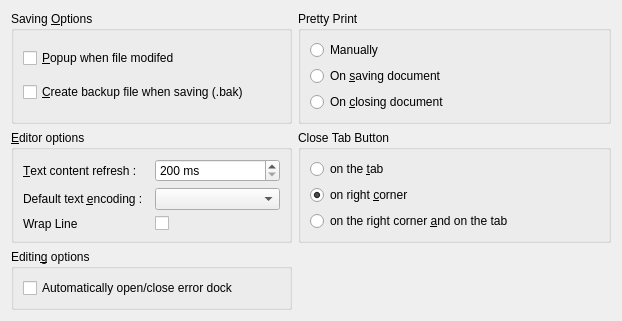
<?xml version="1.0" encoding="UTF-8"?>
<ui version="4.0">
 <class>CustomEditor</class>
 <widget class="QWidget" name="CustomEditor">
  <property name="geometry">
   <rect>
    <x>0</x>
    <y>0</y>
    <width>622</width>
    <height>306</height>
   </rect>
  </property>
  <property name="windowTitle">
   <string>Editor</string>
  </property>
  <layout class="QGridLayout" name="gridLayout_2">
   <item row="0" column="2" colspan="2">
    <widget class="QGroupBox" name="groupBox">
     <property name="title">
      <string>Pretty Print</string>
     </property>
     <layout class="QVBoxLayout" name="verticalLayout">
      <item>
       <widget class="QRadioButton" name="m_prettyPrintNeverRadioButton">
        <property name="whatsThis">
         <string>&lt;p&gt;When this option is selected, document can be re-indented by using the command in the menu.&lt;/p&gt;
&lt;p&gt;The document wil not be indented automatically.&lt;/p&gt;</string>
        </property>
        <property name="text">
         <string>Manually</string>
        </property>
       </widget>
      </item>
      <item>
       <widget class="QRadioButton" name="m_prettyPrintOnSavingRadioButton">
        <property name="whatsThis">
         <string>&lt;p&gt;If the box is checked, when saving the file, &lt;b&gt;XINX&lt;/b&gt; apply the pretty print function on the text. So the code is formating on saving file.&lt;/p&gt;
&lt;p&gt;&lt;i&gt;Saving file can be slower.&lt;/i&gt;&lt;/p&gt;</string>
        </property>
        <property name="text">
         <string>On &amp;saving document</string>
        </property>
       </widget>
      </item>
      <item>
       <widget class="QRadioButton" name="m_prettyPrintOnClosingRadioButton">
        <property name="whatsThis">
         <string>&lt;p&gt;If the box is checked, when closing the file, &lt;b&gt;XINX&lt;/b&gt; apply the pretty print function on the text, after a confirmation from the user. &lt;/p&gt;
&lt;p&gt;&lt;i&gt;Closing a file can be slower.&lt;/i&gt;&lt;/p&gt;</string>
        </property>
        <property name="text">
         <string>On &amp;closing document</string>
        </property>
       </widget>
      </item>
     </layout>
    </widget>
   </item>
   <item row="1" column="0" rowspan="2" colspan="2">
    <widget class="QGroupBox" name="groupBox_2">
     <property name="title">
      <string>&amp;Editor options</string>
     </property>
     <layout class="QGridLayout" name="gridLayout">
      <item row="0" column="0">
       <widget class="QLabel" name="label_21">
        <property name="text">
         <string>&amp;Text content refresh :</string>
        </property>
        <property name="buddy">
         <cstring>m_refreshContentTimeoutSpinBox</cstring>
        </property>
       </widget>
      </item>
      <item row="0" column="1">
       <widget class="QSpinBox" name="m_refreshContentTimeoutSpinBox">
        <property name="whatsThis">
         <string>Number of ms to wait before launching the parser and refresh the content view. This also the time after what the error are show. This timeout is reseted when the user hit your keyboard.</string>
        </property>
        <property name="suffix">
         <string> ms</string>
        </property>
        <property name="minimum">
         <number>200</number>
        </property>
        <property name="maximum">
         <number>10000</number>
        </property>
        <property name="singleStep">
         <number>10</number>
        </property>
       </widget>
      </item>
      <item row="1" column="0">
       <widget class="QLabel" name="label_15">
        <property name="text">
         <string>Default text &amp;encoding :</string>
        </property>
        <property name="buddy">
         <cstring>m_encodingComboBox</cstring>
        </property>
       </widget>
      </item>
      <item row="1" column="1">
       <widget class="QComboBox" name="m_encodingComboBox">
        <property name="whatsThis">
         <string>&lt;p&gt;Choose the default text encoding, when the text encoding can't be found.&lt;/p&gt;

&lt;p&gt;&lt;i&gt;Some editor, can redefined the text encoding (ie: XML and derivated editor). Encoding defined in the combobox is used by editor for JavaScript and other&lt;/i&gt;&lt;/p&gt;</string>
        </property>
       </widget>
      </item>
      <item row="2" column="1">
       <widget class="QCheckBox" name="m_wrapLineChk">
        <property name="whatsThis">
         <string>When this checkbox is checked, lines in editor are automatically wrap to fit on the screen. This remove the horizontal scrollbar.</string>
        </property>
        <property name="text">
         <string/>
        </property>
       </widget>
      </item>
      <item row="2" column="0">
       <widget class="QLabel" name="label">
        <property name="text">
         <string>Wrap Line</string>
        </property>
        <property name="buddy">
         <cstring>m_wrapLineChk</cstring>
        </property>
       </widget>
      </item>
     </layout>
    </widget>
   </item>
   <item row="1" column="2" rowspan="2" colspan="2">
    <widget class="QGroupBox" name="m_closeBtnGrp">
     <property name="title">
      <string>Close Tab Button</string>
     </property>
     <layout class="QGridLayout">
      <item row="0" column="0">
       <widget class="QRadioButton" name="m_closeBtnRadioButton">
        <property name="whatsThis">
         <string>&lt;p&gt;&lt;img src=&quot;:/images/tabclose.png&quot;/&gt;Show a button on the right corner of &lt;b&gt;XINX&lt;/b&gt;.&lt;/p&gt;</string>
        </property>
        <property name="text">
         <string>on the &amp;tab</string>
        </property>
       </widget>
      </item>
      <item row="1" column="0">
       <widget class="QRadioButton" name="m_cornerBtnRadioButton">
        <property name="whatsThis">
         <string>&lt;p&gt;&lt;img src=&quot;:/images/fileclose.png&quot;/&gt;Show a close button on each tab.&lt;/p&gt;</string>
        </property>
        <property name="text">
         <string>on right &amp;corner</string>
        </property>
        <property name="checked">
         <bool>true</bool>
        </property>
       </widget>
      </item>
      <item row="2" column="0">
       <widget class="QRadioButton" name="m_closeAndCornerBtnRadioButton">
        <property name="whatsThis">
         <string>&lt;p&gt;&lt;img src=&quot;:/images/tabclose.png&quot; /&gt;&lt;img src=&quot;:/images/fileclose.png&quot; /&gt;Show a button on the right corner of &lt;b&gt;XINX&lt;/b&gt; and another on each tab. This option is the concatenation of the two other options&lt;/p&gt;</string>
        </property>
        <property name="text">
         <string>on the right corner &amp;and on the tab</string>
        </property>
       </widget>
      </item>
     </layout>
    </widget>
   </item>
   <item row="3" column="3">
    <spacer name="spacer">
     <property name="orientation">
      <enum>Qt::Vertical</enum>
     </property>
     <property name="sizeHint" stdset="0">
      <size>
       <width>166</width>
       <height>64</height>
      </size>
     </property>
    </spacer>
   </item>
   <item row="0" column="0" colspan="2">
    <widget class="QGroupBox" name="groupBox_3">
     <property name="title">
      <string>Saving &amp;Options</string>
     </property>
     <layout class="QVBoxLayout" name="_2">
      <item>
       <widget class="QCheckBox" name="m_popupWhenFileModifiedCheckBox">
        <property name="whatsThis">
         <string>&lt;p&gt;Alert user when the file is modified by an extern application. The user has the choice to open the new file (&lt;u&gt;and loose his change&lt;/u&gt;) or keep current file.&lt;/p&gt;</string>
        </property>
        <property name="text">
         <string>&amp;Popup when file modifed</string>
        </property>
       </widget>
      </item>
      <item>
       <widget class="QCheckBox" name="m_createBakCheckBox">
        <property name="whatsThis">
         <string>&lt;p&gt;Create a backup file before saving the file. The backup file is stored in the same directory that the original file (and have extention &lt;code&gt;.bak&lt;/code&gt;). &lt;/p&gt;
&lt;p&gt;The backup is created by copy the modified file before he his saved.&lt;/p&gt;</string>
        </property>
        <property name="text">
         <string>&amp;Create backup file when saving (.bak)</string>
        </property>
       </widget>
      </item>
     </layout>
    </widget>
   </item>
   <item row="3" column="0" colspan="2">
    <widget class="QGroupBox" name="groupBox_4">
     <property name="title">
      <string>Editin&amp;g options</string>
     </property>
     <layout class="QVBoxLayout" name="verticalLayout_2">
      <item>
       <widget class="QCheckBox" name="m_autoCloseError">
        <property name="whatsThis">
         <string>&lt;p&gt;When this box is checked, the error and warning dock is automatically show when an error occure, and automatically hide when error is corrected.&lt;/p&gt;

&lt;p&gt;This can be desactivated because, writing code can be disturbed by the dock that automatically open and close. If desactivated the state of the dock don't change, but when there is an error, you can see the number of error side of the name of the dock, and a red line in the editor that show you the line where there is an error.&lt;/p&gt;</string>
        </property>
        <property name="text">
         <string>Automatically open/close error dock</string>
        </property>
       </widget>
      </item>
     </layout>
    </widget>
   </item>
  </layout>
 </widget>
 <resources/>
 <connections/>
</ui>
